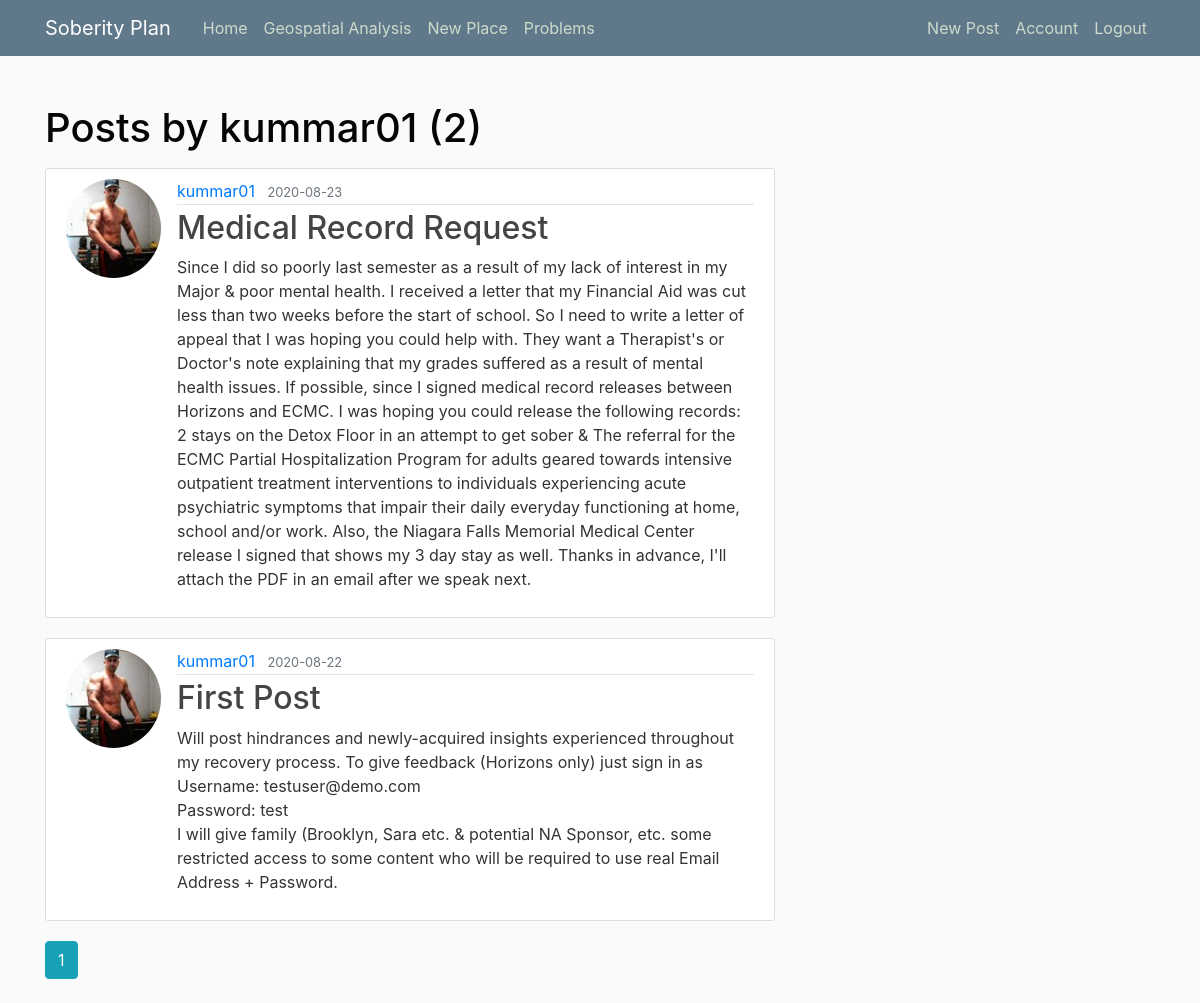
Page /user/kummar01 (signed in) on the committed database.
### flaskblog/models.py (models this page shows, shortened)
class User(db.Model, UserMixin):
    id = db.Column(db.Integer, primary_key=True)
    username = db.Column(db.String(20), unique=True, nullable=False)
    email = db.Column(db.String(120), unique=True, nullable=False)
    image_file = db.Column(db.String(20), nullable=False, default='default.jpg')
    password = db.Column(db.String(60), nullable=False)
    posts = db.relationship('Post', backref='author', lazy=True)

class Post(db.Model):
    id = db.Column(db.Integer, primary_key=True)
    title = db.Column(db.String(100), nullable=False)
    date_posted = db.Column(db.DateTime, nullable=False, default=datetime.utcnow)
    content = db.Column(db.Text, nullable=False)
    user_id = db.Column(db.Integer, db.ForeignKey('user.id'), nullable=False)

### flaskblog/users/routes.py (the view)
@users.route("/user/<string:username>")
def user_posts(username):
    page = request.args.get('page', 1, type=int)
    user = User.query.filter_by(username=username).first_or_404()
    posts = Post.query.filter_by(author=user)\
        .order_by(Post.date_posted.desc())\
        .paginate(page=page, per_page=5)
    return render_template('user_posts.html', posts=posts, user=user)

### flaskblog/models.py (called while the page is built)
@login_manager.user_loader
def load_user(user_id):
    return User.query.get(int(user_id))

### flaskblog/templates/user_posts.html
{% extends "layout.html" %}
{% block content %}
<h1 class="mb-3">Posts by {{ user.username }} ({{ posts.total }})</h1>
    {% for post in posts.items %}
<article class="media content-section">
    <img class="rounded-circle article-img" src="{{ url_for('static', filename='profile_pics/' + post.author.image_file) }}">
    <div class="media-body">
        <div class="article-metadata">
            <a class="mr-2" href="{{ url_for('users.user_posts', username=post.author.username) }}">{{ post.author.username }}</a>
            <small class="text-muted">{{ post.date_posted.strftime('%Y-%m-%d') }}</small>
        </div>
        <h2><a class="article-title" href="{{ url_for('posts.post', post_id=post.id) }}">{{ post.title }}</a></h2>
        <p class="article-content">{{ post.content }}</p>
    </div>
</article>
    {% endfor %}
    {% for page_num in posts.iter_pages(left_edge=1, right_edge=1, left_current=1, right_current=2) %}
      {% if page_num %}
        {% if posts.page == page_num %}
<a class="btn btn-info mb-4" href="{{ url_for('users.user_posts', username=user.username, page=page_num) }}">{{ page_num }}</a>
        {% else %}
<a class="btn btn-outline-info mb-4" href="{{ url_for('users.user_posts', username=user.username, page=page_num) }}">{{ page_num }}</a>
        {% endif %}
      {% else %}
        ...
      {% endif %}
    {% endfor %}
{% endblock content %}

### flaskblog/static/main.css (style rules this page uses)
body { background: #fafafa; color: #333333; margin-top: 5rem; }
h1, h2, h3, h4, h5, h6 { color: #050505; }
.content-section { background: #ffffff; padding: 10px 20px; border: 1px solid #dddddd; border-radius: 3px; margin-bottom: 20px; }
.article-title { color: #444444; }
.article-content { white-space: pre-line; }
.article-img { height: 99px; width: 95px; margin-right: 16px; }
.article-metadata { padding-bottom: 1px; margin-bottom: 4px; border-bottom: 1px solid #e3e3e3 }

### rows in the picture
User: username "kummar01"
Post: image_file (picture), author.username "kummar01", date_posted "2020-08-23", title "Medical Record Request", content "Since I did so poorly last semester as a result of my lack of interest in my Major & poor mental health. I received a letter that my Financial Aid was cut less than two weeks before the start of school. So I need to write a letter of appeal that I was hoping you could help with. They want a Therapist's or Doctor's note explaining that my grades suffered as a result of mental health issues. If possible, since I signed medical record releases between Horizons and ECMC. I was hoping you could release the following records: 2 stays on the Detox Floor in an attempt to get sober & The referral for the ECMC Partial Hospitalization Program for adults geared towards intensive outpatient treatment…"
Post: image_file (picture), author.username "kummar01", date_posted "2020-08-22", title "First Post", content "Will post hindrances and newly-acquired insights experienced throughout my recovery process. To give feedback (Horizons only) just sign in as Username: testuser@demo.com Password: test I will give family (Brooklyn, Sara etc. & potential NA Sponsor, etc. some restricted access to some content who will be required to use real Email Address + Password."

### other values in the picture
{{ posts.total }} "2"
{{ page_num }} "1"
